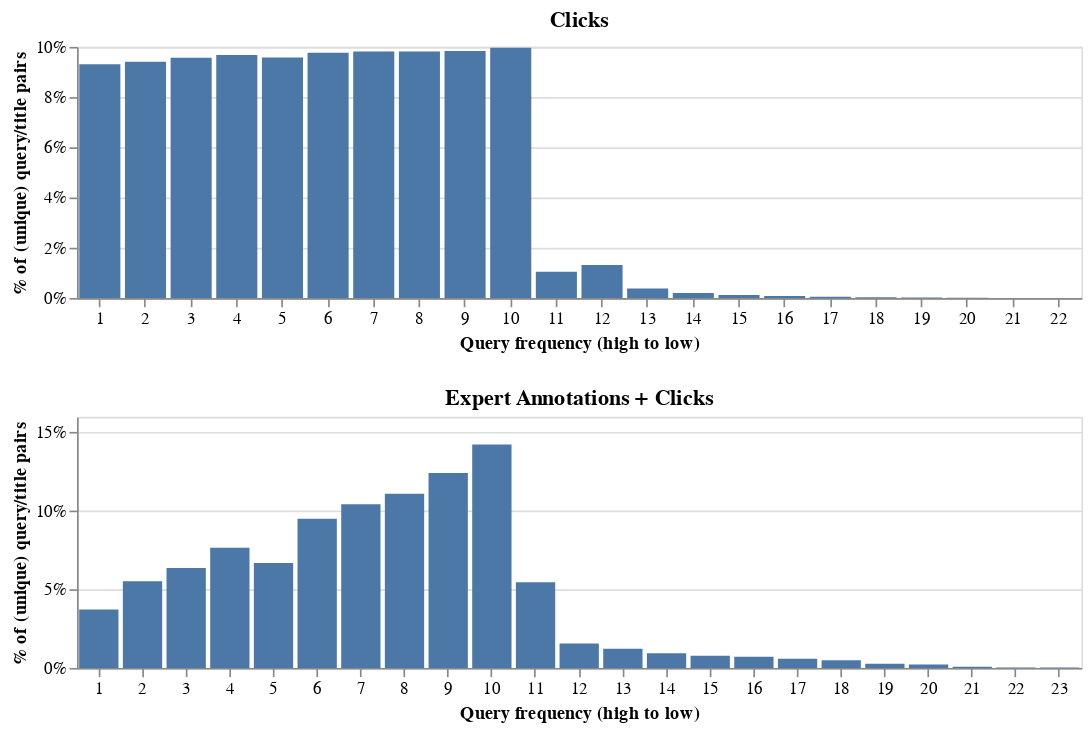

The cell this chart's notebook holds for it:
### Markdown cell above
#### Doc positions shift

### Code cell
alt.Chart(
    count_stats(sample_df, groupby="position", unique=True),
    title="Clicks",
    width=600,
    height=150,
).mark_bar().encode(
    x=alt.X("position:O", title="Query frequency (high to low)").axis(labelAngle=0),
    y=alt.Y("perc_documents", title="% of (unique) query/title pairs").axis(format="%"),
    tooltip=["perc_documents"],
) & alt.Chart(
    count_stats(match_df, groupby="position", unique=True),
    title="Expert Annotations + Clicks",
    width=600,
    height=150,
).mark_bar().encode(
    x=alt.X("position:O", title="Query frequency (high to low)").axis(labelAngle=0),
    y=alt.Y("perc_documents", title="% of (unique) query/title pairs").axis(format="%"),
    tooltip=["perc_documents"],
)

### Figure 1 — Vega-Lite specification as saved in the notebook (floating-point values rounded to 4 significant figures)
{"config": {"view": {"continuousWidth": 300, "continuousHeight": 300}}, "vconcat": [{"data": {"name": "data-18d45ce58c68c30ba3401a1f05b4e725"}, "mark": {"type": "bar"}, "encoding": {"tooltip": [{"field": "perc_documents", "type": "quantitative"}], "x": {"axis": {"labelAngle": 0}, "field": "position", "title": "Query frequency (high to low)", "type": "ordinal"}, "y": {"axis": {"format": "%"}, "field": "perc_documents", "title": "% of (unique) query/title pairs", "type": "quantitative"}}, "height": 150, "title": "Clicks", "width": 600}, {"data": {"name": "data-4cee7894b997fd818b6620634ad8cffc"}, "mark": {"type": "bar"}, "encoding": {"tooltip": [{"field": "perc_documents", "type": "quantitative"}], "x": {"axis": {"labelAngle": 0}, "field": "position", "title": "Query frequency (high to low)", "type": "ordinal"}, "y": {"axis": {"format": "%"}, "field": "perc_documents", "title": "% of (unique) query/title pairs", "type": "quantitative"}}, "height": 150, "title": "Expert Annotations + Clicks", "width": 600}], "$schema": "https://vega.github.io/schema/vega-lite/v5.16.3.json", "datasets": {"data-18d45ce58c68c30ba3401a1f05b4e725": [{"position": 1, "documents": 521393, "perc_documents": 0.0931}, {"position": 2, "documents": 526860, "perc_documents": 0.0941}, {"position": 3, "documents": 536198, "perc_documents": 0.0957}, {"position": 4, "documents": 542249, "perc_documents": 0.0968}, {"position": 5, "documents": 536819, "perc_documents": 0.0958}, {"position": 6, "documents": 547488, "perc_documents": 0.0977}, {"position": 7, "documents": 550094, "perc_documents": 0.0982}, {"position": 8, "documents": 550246, "perc_documents": 0.0982}, {"position": 9, "documents": 550976, "perc_documents": 0.0984}, {"position": 10, "documents": 558267, "perc_documents": 0.0997}, {"position": 11, "documents": 58160, "perc_documents": 0.0104}, {"position": 12, "documents": 73326, "perc_documents": 0.0131}, {"position": 13, "documents": 21120, "perc_documents": 0.0038}, {"position": 14, "documents": 11444, "perc_documents": 0.002}, {"position": 15, "documents": 6970, "perc_documents": 0.0012}, {"position": 16, "documents": 4233, "perc_documents": 0.0008}, {"position": 17, "documents": 2542, "perc_documents": 0.0005}, {"position": 18, "documents": 1572, "perc_documents": 0.0003}, {"position": 19, "documents": 968, "perc_documents": 0.0002}, {"position": 20, "documents": 452, "perc_documents": 0.0001}, {"position": 21, "documents": 46, "perc_documents": 0.0}, {"position": 22, "documents": 3, "perc_documents": 0.0}], "data-4cee7894b997fd818b6620634ad8cffc": [{"position": 1, "documents": 1147, "perc_documents": 0.0373}, {"position": 2, "documents": 1702, "perc_documents": 0.0553}, {"position": 3, "documents": 1959, "perc_documents": 0.0636}, {"position": 4, "documents": 2357, "perc_documents": 0.0765}, {"position": 5, "documents": 2059, "perc_documents": 0.0669}, {"position": 6, "documents": 2927, "perc_documents": 0.0951}, {"position": 7, "documents": 3212, "perc_documents": 0.1043}, {"position": 8, "documents": 3419, "perc_documents": 0.111}, {"position": 9, "documents": 3824, "perc_documents": 0.1242}, {"position": 10, "documents": 4386, "perc_documents": 0.1424}, {"position": 11, "documents": 1681, "perc_documents": 0.0546}, {"position": 12, "documents": 480, "perc_documents": 0.0156}, {"position": 13, "documents": 376, "perc_documents": 0.0122}, {"position": 14, "documents": 290, "perc_documents": 0.0094}, {"position": 15, "documents": 238, "perc_documents": 0.0077}, {"position": 16, "documents": 218, "perc_documents": 0.0071}, {"position": 17, "documents": 180, "perc_documents": 0.0058}, {"position": 18, "documents": 152, "perc_documents": 0.0049}, {"position": 19, "documents": 82, "perc_documents": 0.0027}, {"position": 20, "documents": 67, "perc_documents": 0.0022}, {"position": 21, "documents": 21, "perc_documents": 0.0007}, {"position": 22, "documents": 9, "perc_documents": 0.0003}, {"position": 23, "documents": 5, "perc_documents": 0.0002}]}}
